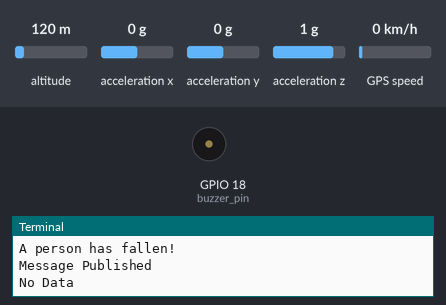
Bench run of a program on a simulated Raspberry Pi (BCM pin numbers). Parts: buzzer (waves = sounding), the last lines printed to the terminal. Inputs (shaded band) come from the test bench; at power-on: acceleration y 0 g, acceleration z 1 g, acceleration x 0 g, altitude 120 m, GPS speed 0 km/h. The GPS gets a fix after 3 s at 37.7749, -122.4194 with 8 satellites; no MQTT or app messages arrive unless stated; threads take turns every 2 ms.

Above: at 1.3 s.
1.4 s: acceleration y set to 0.7 g
6.7 s: acceleration y set to 1 g
At 10.02 s:
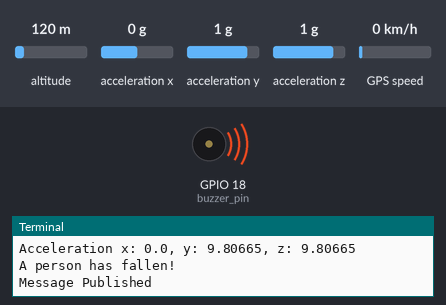
14.4 s: acceleration z set to 0.7 g
At 14.9 s:
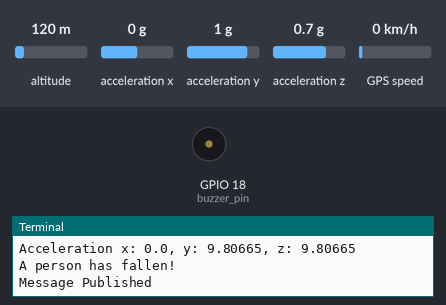
17.4 s: acceleration x set to 0.7 g
20.4 s: acceleration x set to 1 g
At 22.24 s:
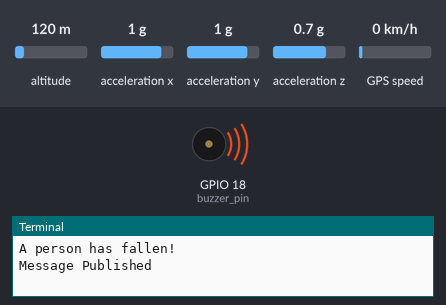
26.6 s: acceleration x set to -1.4 g
At 27.1 s:
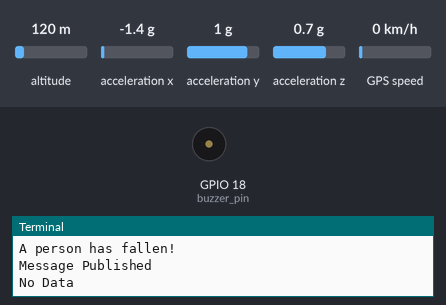
Timing chart, 0 to 29.6 s (numbered marks = the images above; inputs shaded):
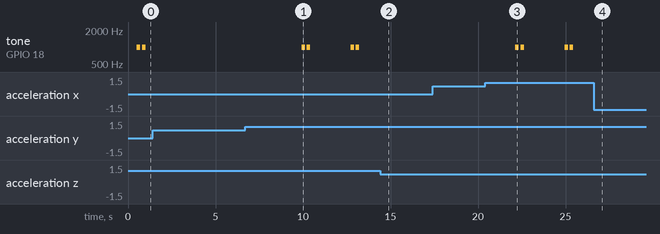

The program:

main.py
```python
import threading
from time import sleep
import paho.mqtt.client as mqtt
import GPS
from imu import has_fallen

# Create an MQTT client
mqtt_client = mqtt.Client()


# MQTT settings
mqtt_broker_address = "192.168.233.93"
mqtt_topic = "test/topic"

# Connect to the MQTT broker
mqtt_client.connect(mqtt_broker_address, 1883, 60)
mqtt_client.loop_start()
ser =  GPS.port_setup()

def gps_loop():
    while True:
        try:
            gps_coords = GPS.parseGPSdata(ser)

            if gps_coords is None or gps_coords[0] == 0.0:
                print("No Data")
            else:
                latitude, longitude = gps_coords
                print(f"{latitude}, {longitude}")

                # Construct a message with the GPS coordinates
                message = f"{latitude}, {longitude}"

                # Publish message to MQTT topic
                mqtt_client.publish(mqtt_topic, message)
            sleep(5)

        except KeyboardInterrupt as e:
            print("--- GPS Loop shutting down ---")
            break

def imu_loop():
    while True:
        try:
            # Your IMU logic here
            has_fallen()
            sleep(1)

        except KeyboardInterrupt as e:
            print("--- IMU Loop shutting down ---")
            break

# Create threads for GPS and IMU loops
gps_thread = threading.Thread(target=gps_loop)
imu_thread = threading.Thread(target=imu_loop)

# Start both threads
gps_thread.start()
imu_thread.start()


# Wait for both threads to finish
gps_thread.join()
imu_thread.join()
```

GPS.py
```python
import serial
import pynmea2
from time import sleep


def port_setup():
    possible_ports = ["/dev/ttyS0", "/dev/ttyAMA0", "/dev/serial0"]

    for port in possible_ports:
        try:
            ser = serial.Serial(port, baudrate=9600, timeout=5)
            return ser
        except serial.SerialException as e:
            print(f"Could not open port {port}: {e}")

    print("unable to to open any serial port")
    sleep(1)
    return port_setup()


def parseGPSdata(ser):
    keywords = ["$GPRMC", "$GPGGA"]
    gps_data = ser.readline()
    try:
        gps_data = gps_data.decode("utf-8")
    except UnicodeDecodeError:
        return None

    if len(gps_data) > 5:
        if gps_data[0:6] in keywords:
            gps_msg = pynmea2.parse(gps_data)
            lat = round(gps_msg.latitude, 4)
            lng = round(gps_msg.longitude, 4)
            return (lat, lng)
        else:
            return None
    else:
        return None

if __name__ == "__main__":
    #gps_port = port_setup.possible_ports
    ser = port_setup()

    print("GPS coordinate Stream:")
    while True:
        try:
            gps_coords = parseGPSdata(ser)
            if gps_coords is None or gps_coords[0] == 0.0:
                print("No Data")
            else:
                print(f"latitude: {gps_coords[0]}, longitude: {gps_coords[1]}")
            sleep(5)

  #      except serial.SerialException as e:
   #         print(f"\nERROR: {e}")
    #        print("... reconnecting to serial\n")
     #       ser = port_setup(gps_port)

        except KeyboardInterrupt as e:
            print("--- Program shutting down ---")

        except serial.SerialException as e:
            print(f"\.ERROR: {e}")
        finally:
            if ser.is_open:
                ser.close()
```

imu.py
```python
from mpu6050 import mpu6050
import time
import paho.mqtt.client as mqtt
import RPi.GPIO as GPIO

# Create an MPU6050 object
sensor = mpu6050(0x68)  # The default I2C address for MPU6050 is 0x68

# Set up GPIO for the buzzer
buzzer_pin = 18  # Adjust this to the GPIO pin connected to the buzzer
GPIO.setmode(GPIO.BCM)
GPIO.setup(buzzer_pin, GPIO.OUT)

# Set up PWM for the buzzer
pwm = GPIO.PWM(buzzer_pin, 1000)  # 1000 Hz frequency, you can adjust it
pwm.start(0)  # Start with 0% duty cycle

# MQTT settings
mqtt_broker_address = "192.168.233.93"
mqtt_topic = "test/topic"

# MQTT callback functions
def on_connect(client, userdata, flags, rc):
    print("Connected to MQTT broker with result code "+str(rc))

def on_publish(client, userdata, mid):
    print("Message Published")

def beep_twice():
    for _ in range(2):
        pwm.ChangeDutyCycle(50)  # Adjust duty cycle for desired volume
        time.sleep(0.2)
        pwm.ChangeDutyCycle(0)
        time.sleep(0.1)

def has_fallen():
    status = False

    # Set up MQTT client
    client = mqtt.Client()
    client.on_connect = on_connect
    client.on_publish = on_publish

    # Connect to the MQTT broker
    client.connect(mqtt_broker_address, 1883, 60)
    client.loop_start()

    while True:
        # Read acceleration data
        acceleration = sensor.get_accel_data()

        # Extract acceleration values
        acceleration_x = acceleration['x']
        acceleration_y = acceleration['y']
        acceleration_z = acceleration['z']

        print(f"Acceleration x: {acceleration_x}, y: {acceleration_y}, z: {acceleration_z}")
        time.sleep(0.2)

        # Check for a fall event
        if acceleration_z > 8 and not status:
            print("A person has fallen!")
            status = True

            # Publish message to MQTT topic
            fall_message = "Person has fallen!"
            client.publish(mqtt_topic, fall_message)

            # Trigger the buzzer with a higher-pitched sound
            beep_twice()

        if acceleration_x > 8 and not status:
            print("A person has fallen!")
            status = True

            # Publish message to MQTT topic
            fall_message = "Person has fallen!"
            client.publish(mqtt_topic, fall_message)

            # Trigger the buzzer with a higher-pitched sound
            beep_twice()

        # Add similar checks for other axes

        if acceleration_y > 8 and status:
            status = False

        time.sleep(2)

if __name__ == "__main__":
    try:
        has_fallen()
    finally:
        pwm.stop()  # Stop PWM on program exit
        GPIO.cleanup()  # Cleanup GPIO on program exit
```

Measured:
- the behaviour switches between 0.8 and 0.9 g on acceleration y (found by bisection; images 0 and 1)
- the behaviour switches between 0.9 and 0.8 g on acceleration z (found by bisection; images 1 and 2)
- the behaviour switches between 0.8 and 0.9 g on acceleration x (found by bisection; images 2 and 3)
- after the input at 6.7 s, tone on GPIO 18 (buzzer_pin): plays 1000 Hz for 0.20 s, 1000 Hz for 0.20 s, 1000 Hz for 0.20 s, 1000 Hz for 0.20 s, starting after 3.2 s
- after the input at 14.4 s, tone on GPIO 18 (buzzer_pin): stops changing and stays silent
- after the input at 20.4 s, tone on GPIO 18 (buzzer_pin): plays 1000 Hz for 0.20 s, 1000 Hz for 0.20 s, 1000 Hz for 0.20 s, 1000 Hz for 0.20 s, starting after 1.7 s
- after the input at 26.6 s, tone on GPIO 18 (buzzer_pin): stops changing and stays silent
- by itself, tone on GPIO 18 (buzzer_pin): alternates 1000 Hz for 0.20 s and silent for 0.10 s
